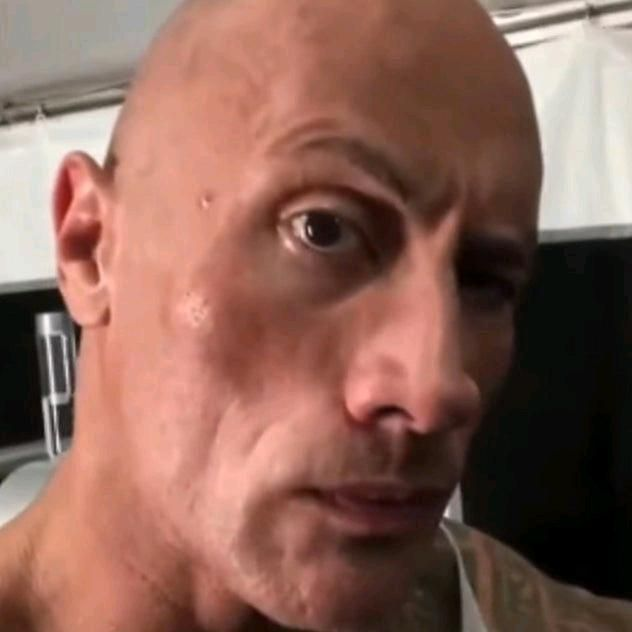
#> input picture ImagenPrueba.jpg, 632 x 632 px, found by its file name
$ python Escala_2.py
#> lines starting #> are read from the running program, lines starting #| are printed output that depends on the picture
import cv2 as cv
import numpy as np

# Cargar la imagen en escala de grises
img = cv.imread('ImagenPrueba.jpg', 0)
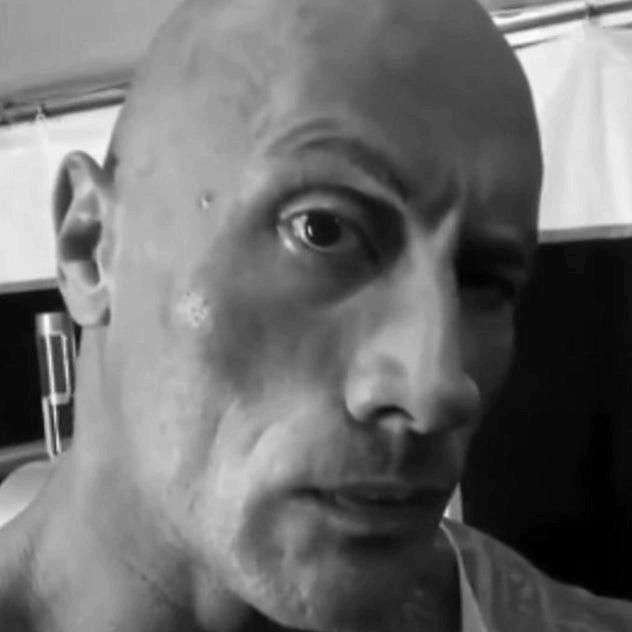
#> img: shape (632, 632); min 0, max 254, mean 109.5

# Obtener el tamaño de la imagen
x, y = img.shape
#> x = 632; y = 632

# Definir el factor de escala
scale_x, scale_y = 2, 2

# Crear una nueva imagen para almacenar el escalado manual
scaled_img_manual = np.zeros((int(x * scale_y), int(y * scale_x)), dtype=np.uint8)

# Escalado manual replicando píxeles en bloques 2x2
for i in range(x):
    for j in range(y):
        orig_val = img[i, j]
        # Copiar el píxel en un bloque de 2x2
        scaled_img_manual[i*scale_y:(i+1)*scale_y, j*scale_x:(j+1)*scale_x] = orig_val

# Escalado con OpenCV (interpolación)
scaled_img_cv = cv.resize(img, None, fx=2, fy=2, interpolation=cv.INTER_LINEAR)

# Mostrar resultados
cv.imshow('Imagen Original', img)
cv.imshow('Escalado Manual (bloques 2x2)', scaled_img_manual)
cv.imshow('Escalado con cv.resize (interpolacion)', scaled_img_cv)

cv.waitKey(0)
cv.destroyAllWindows()
